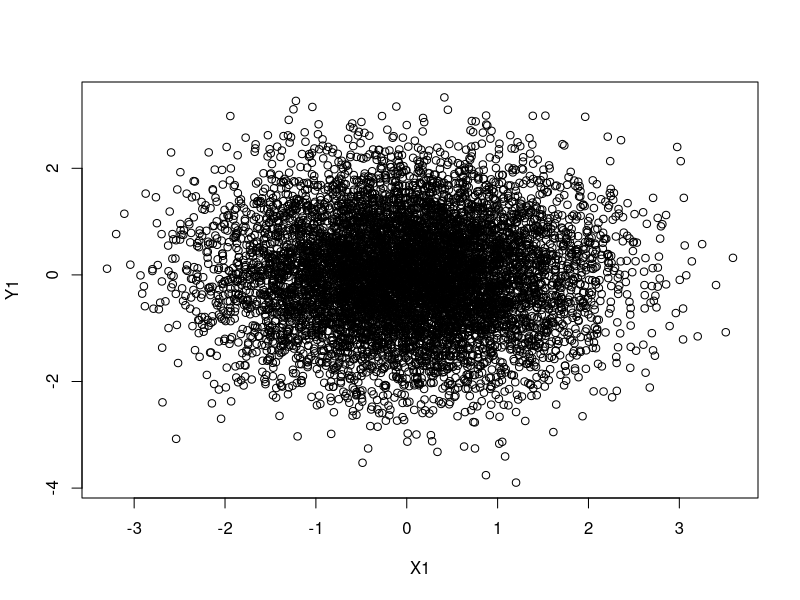
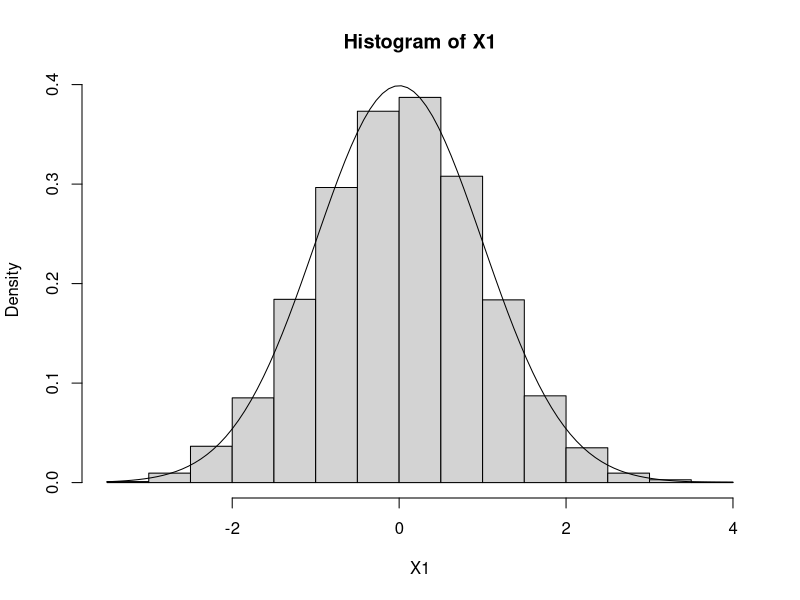
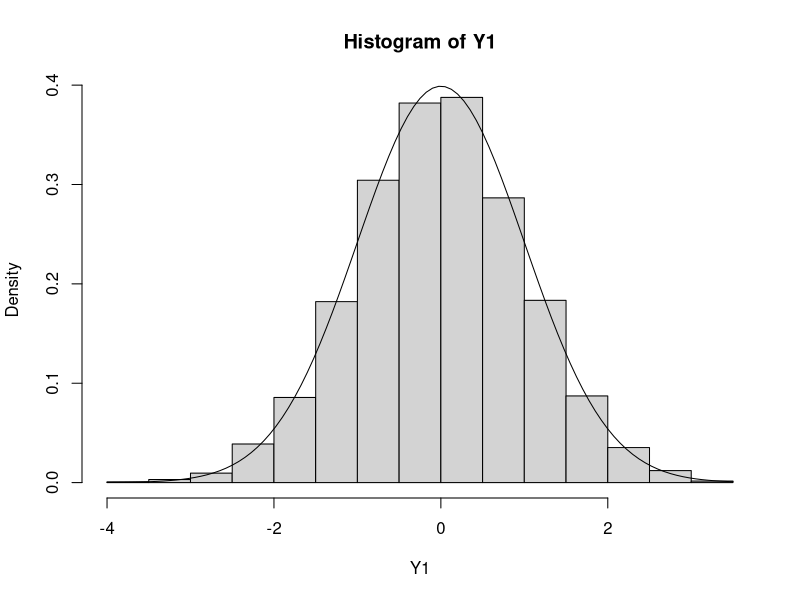

The R source for these figures, in order:
n <- 10000
X <- runif(n, -1, 1)
Y <- runif(n, -1, 1)
R2 <- X^{2} + Y^{2}
Rel <- (R2 < 1)
Rel2 <- sqrt(-2*log(R2[Rel])/R2[Rel])
X1 <- X[Rel]*Rel2
Y1 <- Y[Rel]*Rel2

plot(X1,Y1)
var(X1)
var(Y1)

hist(X1, prob=TRUE)
curve(dnorm, add=TRUE)
hist(Y1, prob=TRUE)
curve(dnorm, add=TRUE)